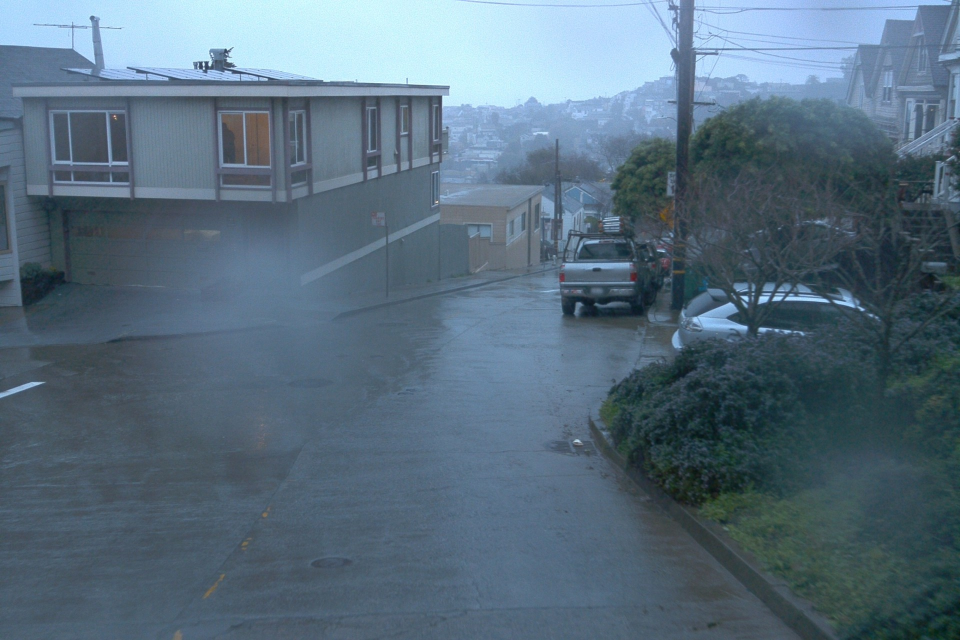
#> input picture waymo-demo/datasets/lanes/images/front_00005.jpg, 1920 x 1280 px (shown at 1/2 size); its folder holds only this picture in this run
$ python generate_lane_mask_candidates.py
#> lines starting #> are read from the running program, lines starting #| are printed output that depends on the picture; after the words box and inside, x2 and y2 are one past the last pixel; in counts of white or black regions, pixels touching at a corner belong together

from pathlib import Path
import cv2
import numpy as np

ROOT = Path(__file__).resolve().parents[3]
DATASET_ROOT = ROOT / "datasets" / "lanes"

SOURCE_DIRS = [
    DATASET_ROOT / "images",
    ROOT / "input",
]

GENERATED_DIR_NAMES = {
    "mask_candidates", "mask_yellow", "mask_white",
    "mask_overlays", "mask_preview", "annotations",
    "mask_candidates_v2", "mask_yellow_v2",
    "mask_white_v2", "mask_overlays_v2",
}

# New output folders. Existing outputs are preserved.
OUTPUT_COMBINED = DATASET_ROOT / "mask_candidates_v2"
OUTPUT_YELLOW = DATASET_ROOT / "mask_yellow_v2"
OUTPUT_WHITE = DATASET_ROOT / "mask_white_v2"
OUTPUT_OVERLAYS = DATASET_ROOT / "mask_overlays_v2"

IMAGE_EXTENSIONS = {".jpg", ".jpeg", ".png", ".bmp", ".webp"}

# Existing vehicle detector. This script never modifies its weights.
VEHICLE_MODEL_PATH = (
    ROOT / "use_cases" / "object_tracking" / "models"
    / "waymo_vehicle_baseline-3" / "weights" / "best.pt"
)

USE_VEHICLE_SUPPRESSION = True
VEHICLE_CONFIDENCE = 0.30
VEHICLE_IMAGE_SIZE = 640
VEHICLE_BOX_PADDING = 0.04  # fraction of box width/height

# Tune these only after inspecting the v2 overlays.
WHITE_MIN_VALUE = 145
WHITE_MAX_SATURATION = 85
YELLOW_MIN_SATURATION = 65
YELLOW_MIN_VALUE = 85


def find_images():
    """Find original photographs, excluding generated outputs."""
    found = {}

    for source_dir in SOURCE_DIRS:
        if not source_dir.exists():
            continue

        for path in source_dir.rglob("*"):
            if not path.is_file():
                continue
            if path.suffix.lower() not in IMAGE_EXTENSIONS:
                continue
            if any(
                part.lower() in GENERATED_DIR_NAMES
                for part in path.parts
            ):
                continue
            if path.stem.endswith(
                ("_mask", "_overlay", "_yellow", "_white")
            ):
                continue

            found[str(path.resolve()).lower()] = path

    return sorted(found.values())


def road_region(height, width):
    """
    Approximate front-camera road ROI.
    It excludes much of the sky and buildings, but cannot
    understand road geometry or follow every curve.
    """
    roi = np.zeros((height, width), dtype=np.uint8)

    polygon = np.array([
        [int(width * 0.10), height - 1],
        [int(width * 0.34), int(height * 0.40)],
        [int(width * 0.67), int(height * 0.40)],
        [int(width * 0.95), height - 1],
    ], dtype=np.int32)

    cv2.fillPoly(roi, [polygon], 255)
    return roi


def load_vehicle_model():
    if not USE_VEHICLE_SUPPRESSION:
        print("Vehicle suppression disabled.")
        return None

    if not VEHICLE_MODEL_PATH.exists():
        print("WARNING: Vehicle weights not found:")
        print(f"  {VEHICLE_MODEL_PATH}")
        print("Continuing without vehicle suppression.")
        return None

    try:
        from ultralytics import YOLO
        model = YOLO(str(VEHICLE_MODEL_PATH))
        print("Loaded existing vehicle detector.")
        return model
    except Exception as exc:
        print("WARNING: Could not load vehicle detector.")
        print(f"Reason: {exc}")
        print("Continuing without vehicle suppression.")
        return None


def vehicle_exclusion_mask(model, image):
    """Return a mask covering detected vehicles and a small margin."""
    height, width = image.shape[:2]
    excluded = np.zeros((height, width), dtype=np.uint8)

    if model is None:
        return excluded

    try:
        results = model.predict(
            source=image,
            conf=VEHICLE_CONFIDENCE,
            imgsz=VEHICLE_IMAGE_SIZE,
            verbose=False,
        )
        if not results or results[0].boxes is None:
            return excluded

        boxes = results[0].boxes.xyxy.cpu().numpy()

        for x1, y1, x2, y2 in boxes:
            box_width = max(1, x2 - x1)
            box_height = max(1, y2 - y1)

            pad_x = int(box_width * VEHICLE_BOX_PADDING)
            pad_y = int(box_height * VEHICLE_BOX_PADDING)

            x1 = max(0, int(x1) - pad_x)
            y1 = max(0, int(y1) - pad_y)
            x2 = min(width - 1, int(x2) + pad_x)
            y2 = min(height - 1, int(y2) + pad_y)

            cv2.rectangle(
                excluded, (x1, y1), (x2, y2), 255, thickness=-1
            )

    except Exception as exc:
        print(f"WARNING: Vehicle prediction failed: {exc}")

    return excluded


def remove_small_components(mask, min_area):
    count, labels, stats, _ = cv2.connectedComponentsWithStats(
        mask, connectivity=8
    )
    cleaned = np.zeros_like(mask)

    for component in range(1, count):
        area = stats[component, cv2.CC_STAT_AREA]
        if area >= min_area:
            cleaned[labels == component] = 255

    return cleaned


def make_masks(image, vehicle_model):
    height, width = image.shape[:2]

    hsv = cv2.cvtColor(image, cv2.COLOR_BGR2HSV)
    lab = cv2.cvtColor(image, cv2.COLOR_BGR2LAB)

    # White/light paint: low saturation and relatively high brightness.
    white = cv2.inRange(
        hsv,
        np.array([0, 0, WHITE_MIN_VALUE], dtype=np.uint8),
        np.array([180, WHITE_MAX_SATURATION, 255], dtype=np.uint8),
    )

    # Yellow paint: restrict hue and require stronger saturation.
    yellow = cv2.inRange(
        hsv,
        np.array([15, YELLOW_MIN_SATURATION, YELLOW_MIN_VALUE],
                 dtype=np.uint8),
        np.array([40, 255, 255], dtype=np.uint8),
    )

    # Additional brightness guard for foggy images.
    lightness = lab[:, :, 0]
    bright = cv2.inRange(lightness, 95, 255)

    white = cv2.bitwise_and(white, bright)
    yellow = cv2.bitwise_and(yellow, bright)

    # Apply the road ROI.
    roi = road_region(height, width)
    white = cv2.bitwise_and(white, roi)
    yellow = cv2.bitwise_and(yellow, roi)

    # Remove pixels covered by detected vehicles.
    vehicles = vehicle_exclusion_mask(vehicle_model, image)
    keep = cv2.bitwise_not(vehicles)

    white = cv2.bitwise_and(white, keep)
    yellow = cv2.bitwise_and(yellow, keep)

    # Suppress isolated noise without aggressively thickening markings.
    kernel = cv2.getStructuringElement(cv2.MORPH_RECT, (3, 3))
    white = cv2.morphologyEx(white, cv2.MORPH_OPEN, kernel)
    yellow = cv2.morphologyEx(yellow, cv2.MORPH_OPEN, kernel)

    white = remove_small_components(white, min_area=20)
    yellow = remove_small_components(yellow, min_area=6)

    combined = cv2.bitwise_or(white, yellow)

    # Overlay colors: magenta = white candidate, yellow = yellow candidate.
    overlay = image.copy()
    overlay[white > 0] = (255, 0, 255)
    overlay[yellow > 0] = (0, 255, 255)
    overlay = cv2.addWeighted(image, 0.70, overlay, 0.30, 0)

    return combined, yellow, white, overlay


def main():
    for folder in (
        OUTPUT_COMBINED,
        OUTPUT_YELLOW,
        OUTPUT_WHITE,
        OUTPUT_OVERLAYS,
    ):
        folder.mkdir(parents=True, exist_ok=True)

    images = find_images()
    if not images:
        print("ERROR: No source photographs found.")
        print(f"Checked: {SOURCE_DIRS}")
        return

    print(f"Found {len(images)} source images.")
    vehicle_model = load_vehicle_model()

    processed = 0
    failed = 0

    for index, image_path in enumerate(images):
        image = cv2.imread(str(image_path))
#> image is the input picture: shape (1280, 1920, 3); mean B, G, R 125.4, 109.3, 87.8

        if image is None:
            print(f"SKIP unreadable image: {image_path}")
            failed += 1
            continue

        combined, yellow, white, overlay = make_masks(
            image, vehicle_model
        )
#> in make_masks, `hsv = cv2.cvtColor(image, cv2.COLOR_BGR2HSV)`: hsv: shape (1280, 1920, 3); mean H, S, V 101.8, 80, 125.7
#> in make_masks, `lab = cv2.cvtColor(image, cv2.COLOR_BGR2LAB)`: lab: shape (1280, 1920, 3); mean of channels 0, 1, 2 113.2, 124.2, 116.7
#> in make_masks, `white = cv2.inRange( hsv, np.array([0, 0, WHITE_MIN_VALUE], dtype=np.u..`:
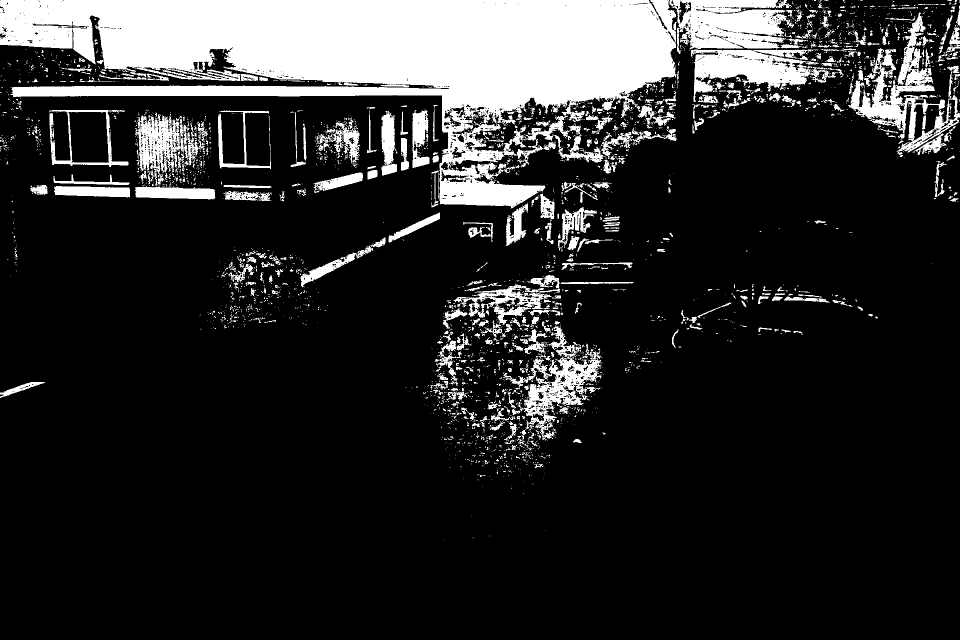
#> white: shape (1280, 1920) (shown at 1/2 size); 17.1% white; 3613 white regions (3104 under 20 px), largest, box (x1, y1, x2, y2) and area: (0, 0, 1353, 416) 253946, (1339, 0, 1588, 108) 18047, (1696, 25, 1920, 310) 16623
#> in make_masks, `yellow = cv2.inRange( hsv, np.array([15, YELLOW_MIN_SATURATION, YELLOW..`: yellow: shape (1280, 1920); 0.01% white; 12 white regions (9 under 20 px), largest, box (x1, y1, x2, y2) and area: (1320, 416, 1336, 442) 206, (413, 1175, 428, 1191) 55, (1339, 441, 1345, 452) 42
#> in make_masks, `lightness = lab[:, :, 0]`:
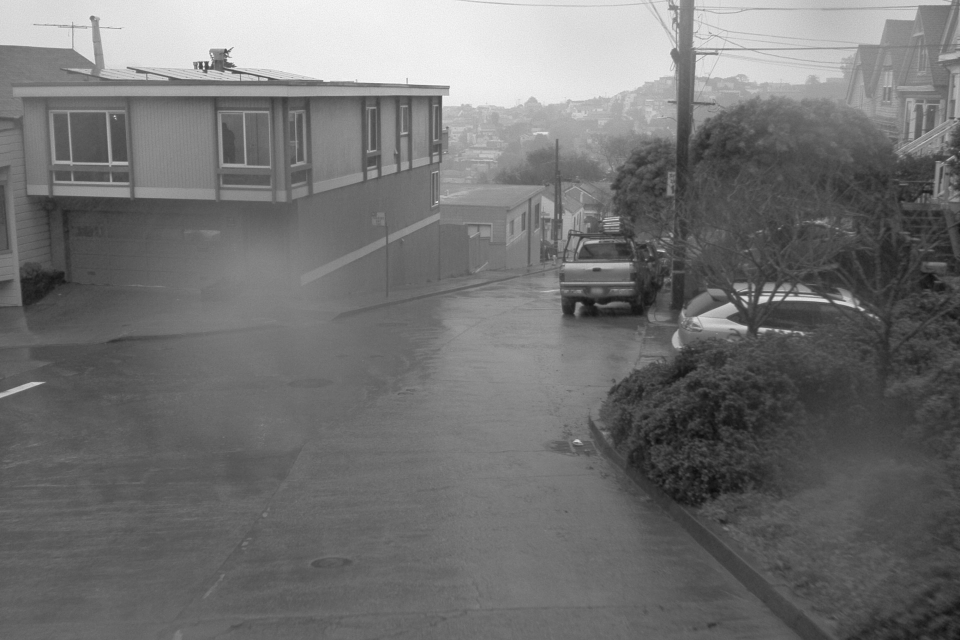
#> lightness: shape (1280, 1920) (shown at 1/2 size); min 11, max 254, mean 113.2
#> in make_masks, `bright = cv2.inRange(lightness, 95, 255)`:
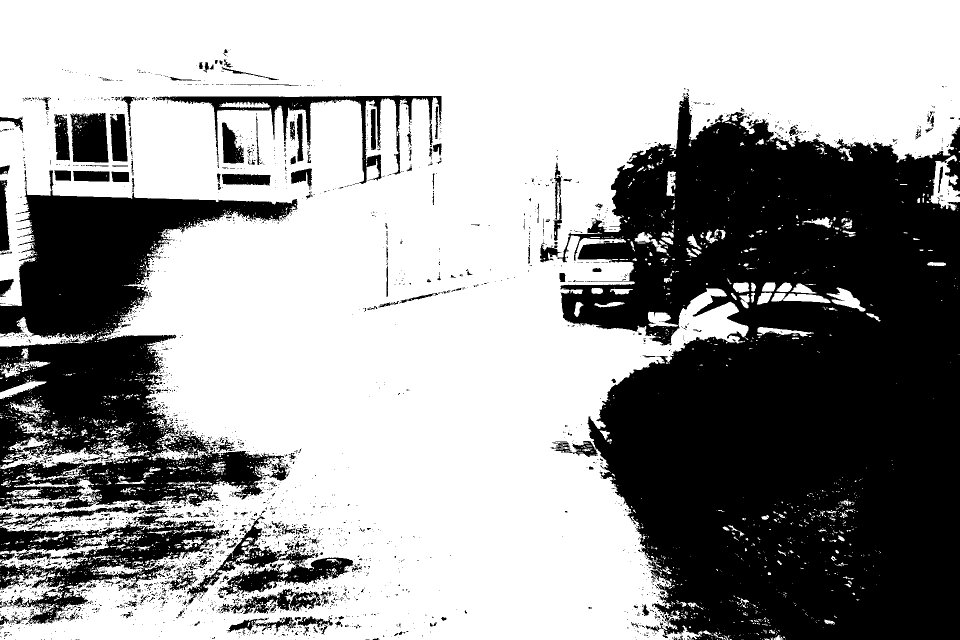
#> bright: shape (1280, 1920) (shown at 1/2 size); 61.6% white; 3029 black regions (2756 under 20 px), largest, box (x1, y1, x2, y2) and area: (1101, 192, 1920, 1280) 640014, (0, 341, 595, 1020) 180654, (0, 1011, 459, 1248) 33248
#> in make_masks, `yellow = cv2.bitwise_and(yellow, bright)`: yellow: shape (1280, 1920); 0.01% white in thin lines or dots, all inside (x1, y1, x2, y2) = (413, 233, 1356, 1191)
#> in road_region, `cv2.fillPoly(roi, [polygon], 255)`:
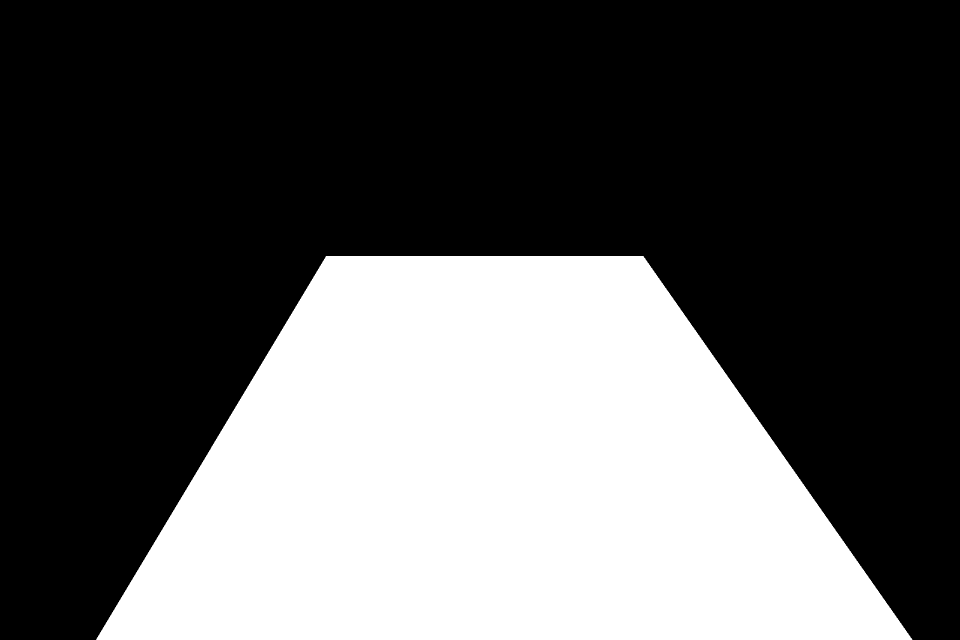
#> roi: shape (1280, 1920) (shown at 1/2 size); 35.4% white; 1 white region, box (x1, y1, x2, y2) and area: (192, 512, 1825, 1280) 870912
#> in make_masks, `white = cv2.bitwise_and(white, roi)`: white: shape (1280, 1920); 1.4% white; 1162 white regions (1020 under 20 px), largest, box (x1, y1, x2, y2) and area: (1006, 651, 1203, 882) 11880, (907, 550, 1120, 650) 5817, (872, 667, 939, 761) 1356
#> in make_masks, `yellow = cv2.bitwise_and(yellow, roi)`: yellow: shape (1280, 1920); 0% white in thin lines or dots, all inside (x1, y1, x2, y2) = (413, 1028, 532, 1191)
#> in make_masks, `vehicles = vehicle_exclusion_mask(vehicle_model, image)`: vehicles: shape (1280, 1920); every value is 0
#> in make_masks, `keep = cv2.bitwise_not(vehicles)`: keep: shape (1280, 1920); every value is 255
#> in make_masks, `white = cv2.morphologyEx(white, cv2.MORPH_OPEN, kernel)`:
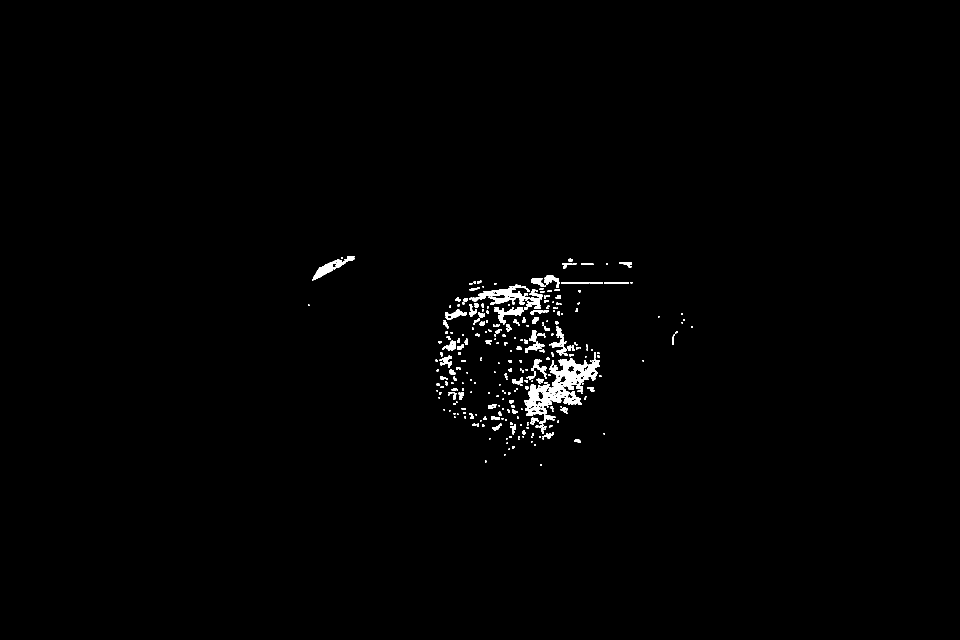
#> white: shape (1280, 1920) (shown at 1/2 size); 0.97% white; 290 white regions (140 under 20 px), largest, box (x1, y1, x2, y2) and area: (1049, 716, 1200, 832) 6538, (967, 569, 1086, 618) 1905, (624, 512, 709, 561) 1122
#> in make_masks, `yellow = cv2.morphologyEx(yellow, cv2.MORPH_OPEN, kernel)`: yellow: shape (1280, 1920); 0% white; 3 white regions (3 under 20 px)
#> in remove_small_components, `count, labels, stats, _ = cv2.connectedComponentsWithStats( mask, conn..`: labels: shape (1280, 1920) int32; 291 distinct labels, from 0 to 290
#> in remove_small_components, `count, labels, stats, _ = cv2.connectedComponentsWithStats( mask, conn..`: count = 291; stats = 291 rows, first 6: [0, 0, 1920, 1280, 2433844], [624, 512, 85, 49, 1122], [682, 515, 4, 3, 12], [1136, 517, 10, 6, 46], [1238, 525, 26, 10, 129], [1124, 526, 20, 11, 112]
#> the loop in remove_small_components, `for component in range(1, count):` made 290 passes
#> area on passes 1, 3, 4: 1122, 46, 129
#> after the loop in remove_small_components, `for component in range(1, count):`:
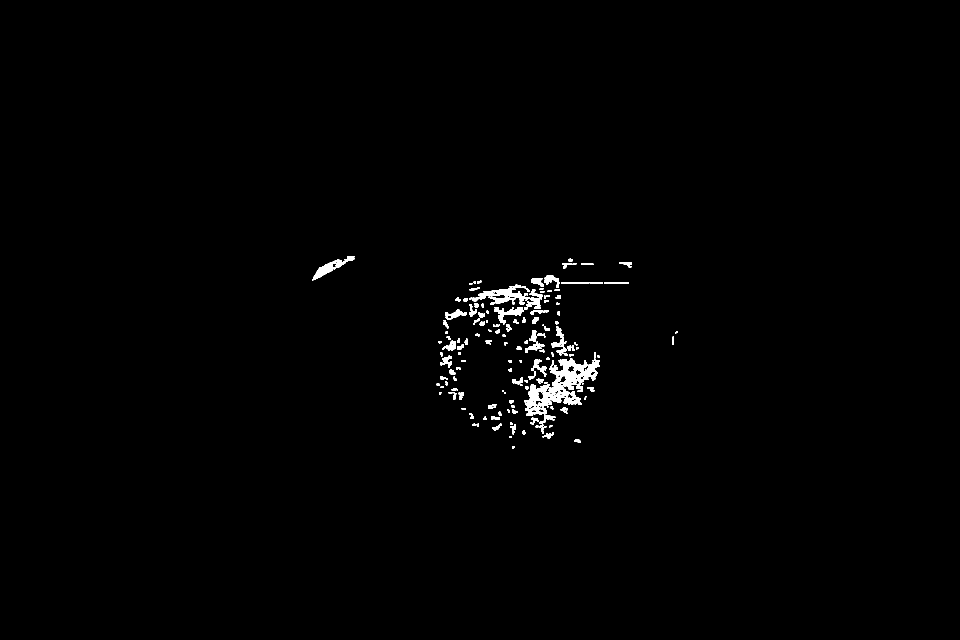
#> cleaned: shape (1280, 1920) (shown at 1/2 size); 0.9% white; 150 white regions, largest, box (x1, y1, x2, y2) and area: (1049, 716, 1200, 832) 6538, (967, 569, 1086, 618) 1905, (624, 512, 709, 561) 1122
#> in remove_small_components (call 2), `count, labels, stats, _ = cv2.connectedComponentsWithStats( mask, conn..`: labels: shape (1280, 1920) int32; 4 distinct labels, from 0 to 3
#> the loop in remove_small_components (call 2), `for component in range(1, count):` made 3 passes
#> area on passes 1 to 3: 15, 14, 14
#> in make_masks, `overlay[white > 0] = (255, 0, 255)`:
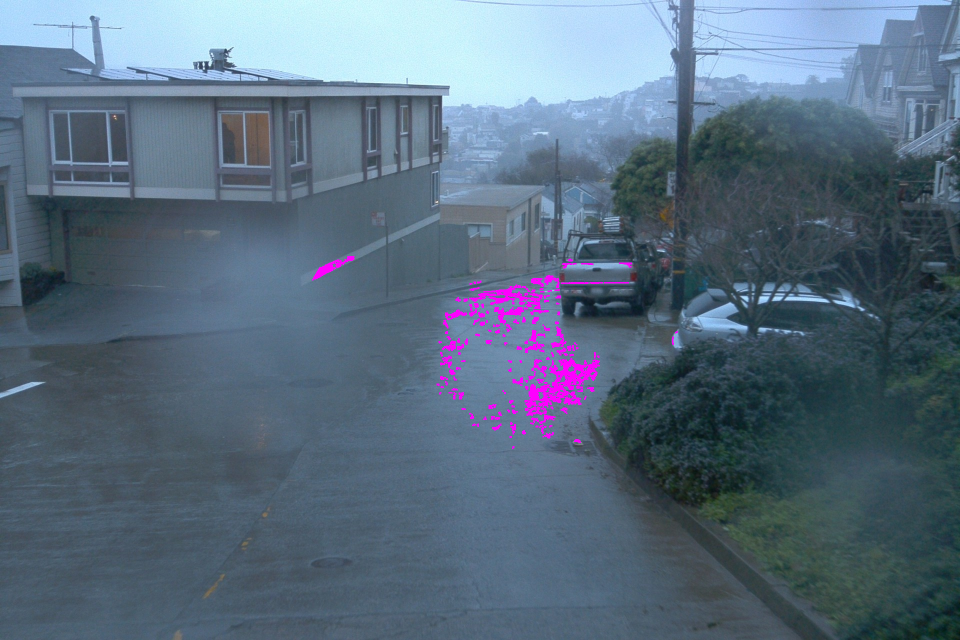
#> overlay: shape (1280, 1920, 3) (shown at 1/2 size); 0.9% of pixels changed, all inside (x1, y1, x2, y2) = (624, 512, 1356, 898)
#> in make_masks, `overlay[yellow > 0] = (0, 255, 255)`: overlay: shape (1280, 1920, 3); under 0.01% of pixels changed, all inside (x1, y1, x2, y2) = (419, 1028, 532, 1184)

        # One output per source image, with stable sequence numbering.
        stem = f"front_{index:05d}"

        outputs = [
            (OUTPUT_COMBINED / f"{stem}_mask.png", combined),
            (OUTPUT_YELLOW / f"{stem}_yellow.png", yellow),
            (OUTPUT_WHITE / f"{stem}_white.png", white),
            (OUTPUT_OVERLAYS / f"{stem}_overlay.jpg", overlay),
        ]

        for output_path, result in outputs:
            if not cv2.imwrite(str(output_path), result):
                raise OSError(f"Could not write output: {output_path}")
#> this loop made 4 passes

        processed += 1

        if processed % 25 == 0 or processed == len(images):
            print(f"Processed {processed}/{len(images)}")

    print("\nV2 candidate generation finished.")
    print(f"Processed: {processed}")
    print(f"Skipped: {failed}")
    print(f"Vehicle suppression: {'ON' if vehicle_model else 'OFF'}")
    print(f"Combined masks: {OUTPUT_COMBINED}")
    print(f"Yellow masks:   {OUTPUT_YELLOW}")
    print(f"White masks:    {OUTPUT_WHITE}")
    print(f"Overlays:       {OUTPUT_OVERLAYS}")
    print("These are still candidate masks, not verified labels.")


if __name__ == "__main__":
    main()
